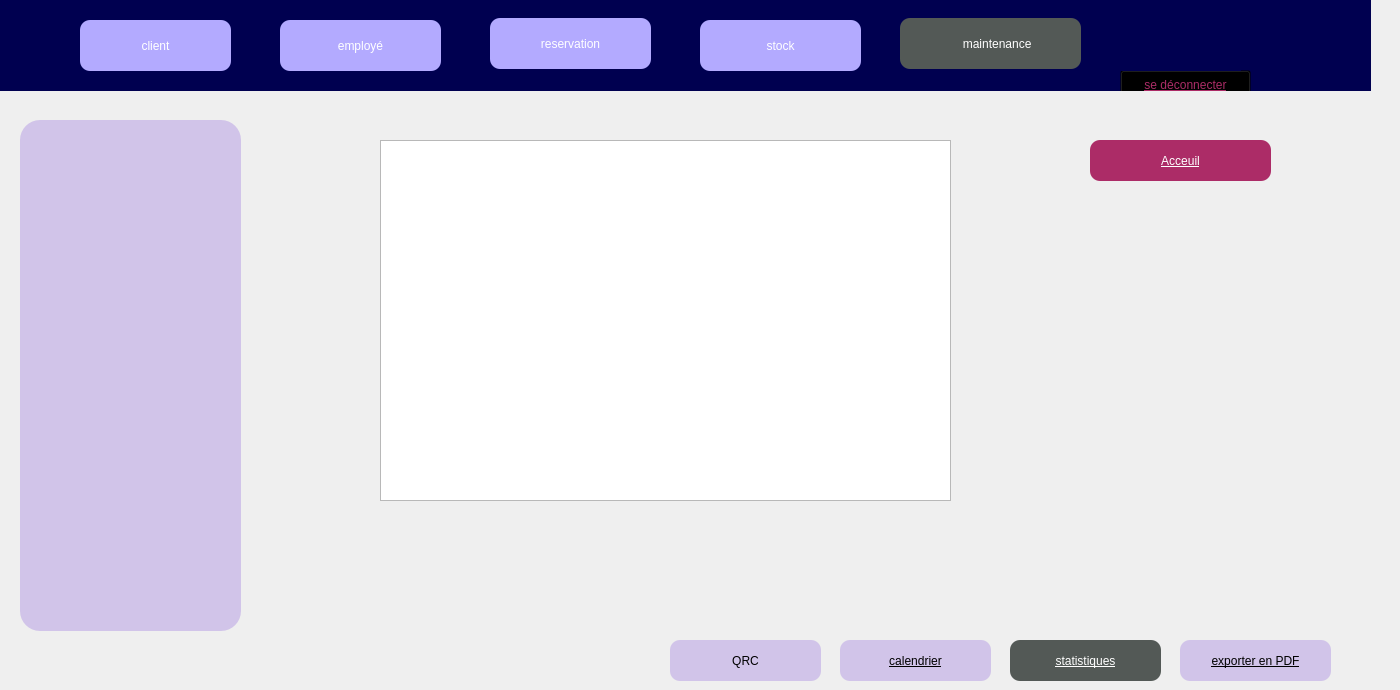
    <widget class="QWidget" name="page_statistique_maintenance">
     <widget class="QWidget" name="widget_144" native="true">
      <property name="geometry">
       <rect>
        <x>-20</x>
        <y>0</y>
        <width>1391</width>
        <height>91</height>
       </rect>
      </property>
      <property name="styleSheet">
       <string notr="true">background-color: rgb(0, 0, 80);</string>
      </property>
      <widget class="QPushButton" name="clientmaint_18">
       <property name="geometry">
        <rect>
         <x>100</x>
         <y>20</y>
         <width>151</width>
         <height>51</height>
        </rect>
       </property>
       <property name="styleSheet">
        <string notr="true"> font: 700 10pt &quot;Segoe UI&quot;;
color: rgb(255, 255, 255);
background-color: rgb(179, 170, 255);
 
 
border-radius:10px;</string>
       </property>
       <property name="text">
        <string>client</string>
       </property>
      </widget>
      <widget class="QPushButton" name="employemaint_18">
       <property name="geometry">
        <rect>
         <x>300</x>
         <y>20</y>
         <width>161</width>
         <height>51</height>
        </rect>
       </property>
       <property name="styleSheet">
        <string notr="true"> font: 700 10pt &quot;Segoe UI&quot;;
color: rgb(255, 255, 255);
background-color: rgb(179, 170, 255);
 
 
border-radius:10px;</string>
       </property>
       <property name="text">
        <string>employé</string>
       </property>
      </widget>
      <widget class="QPushButton" name="reservationmaint_18">
       <property name="geometry">
        <rect>
         <x>510</x>
         <y>18</y>
         <width>161</width>
         <height>51</height>
        </rect>
       </property>
       <property name="styleSheet">
        <string notr="true">font: 700 10pt &quot;Segoe UI&quot;;
color: rgb(255, 255, 255);
background-color: rgb(179, 170, 255);
 
 
border-radius:10px;</string>
       </property>
       <property name="text">
        <string>reservation</string>
       </property>
      </widget>
      <widget class="QPushButton" name="stockmaint_18">
       <property name="geometry">
        <rect>
         <x>720</x>
         <y>20</y>
         <width>161</width>
         <height>51</height>
        </rect>
       </property>
       <property name="styleSheet">
        <string notr="true"> font: 700 10pt &quot;Segoe UI&quot;;
color: rgb(255, 255, 255);
background-color: rgb(179, 170, 255);
 
 
border-radius:10px;</string>
       </property>
       <property name="text">
        <string>stock</string>
       </property>
      </widget>
      <widget class="QPushButton" name="maintenance_18">
       <property name="geometry">
        <rect>
         <x>920</x>
         <y>18</y>
         <width>181</width>
         <height>51</height>
        </rect>
       </property>
       <property name="styleSheet">
        <string notr="true"> color: rgb(255, 255, 255);
font: 700 10pt &quot;Segoe UI&quot;;
background-color: rgb(83, 89, 86);
 
 
border-radius:10px;</string>
       </property>
       <property name="text">
        <string>    maintenance</string>
       </property>
      </widget>
      <widget class="QPushButton" name="sedeconnecter10_2">
       <property name="geometry">
        <rect>
         <x>1140</x>
         <y>70</y>
         <width>131</width>
         <height>29</height>
        </rect>
       </property>
       <property name="styleSheet">
        <string notr="true">color: rgb(172, 44, 103);
text-decoration: underline;
font: 700 9pt &quot;Segoe UI&quot;;
background-color:transparent;</string>
       </property>
       <property name="text">
        <string>se déconnecter</string>
       </property>
      </widget>
      <widget class="QLabel" name="label_logo">
       <property name="geometry">
        <rect>
         <x>1140</x>
         <y>10</y>
         <width>121</width>
         <height>61</height>
        </rect>
       </property>
       <property name="text">
        <string/>
       </property>
       <property name="scaledContents">
        <bool>true</bool>
       </property>
      </widget>
      <widget class="QLabel" name="label_main2">
       <property name="geometry">
        <rect>
         <x>930</x>
         <y>30</y>
         <width>31</width>
         <height>31</height>
        </rect>
       </property>
       <property name="styleSheet">
        <string notr="true">background-color:transparent;</string>
       </property>
       <property name="text">
        <string/>
       </property>
      </widget>
     </widget>
     <widget class="QLabel" name="label_620">
      <property name="geometry">
       <rect>
        <x>20</x>
        <y>120</y>
        <width>221</width>
        <height>511</height>
       </rect>
      </property>
      <property name="styleSheet">
       <string notr="true">background-color: rgb(209, 196, 233);
color: transparent;
border-radius:20px;</string>
      </property>
      <property name="text">
       <string>TextLabel</string>
      </property>
     </widget>
     <widget class="QPushButton" name="pushButton_stat_maintenance">
      <property name="geometry">
       <rect>
        <x>1010</x>
        <y>640</y>
        <width>151</width>
        <height>41</height>
       </rect>
      </property>
      <property name="styleSheet">
       <string notr="true">background-color: rgb(209, 196, 233);
text-decoration: underline;
color: rgb(255, 255, 255);
font: 9pt &quot;Segoe UI&quot;;
background-color: rgb(83, 89, 86);
border-radius:10px;
font: 700 10pt &quot;Segoe UI&quot;;</string>
      </property>
      <property name="text">
       <string>statistiques</string>
      </property>
     </widget>
     <widget class="QPushButton" name="pushButton_162">
      <property name="geometry">
       <rect>
        <x>840</x>
        <y>640</y>
        <width>151</width>
        <height>41</height>
       </rect>
      </property>
      <property name="styleSheet">
       <string notr="true">background-color: rgb(209, 196, 233);
text-decoration: underline;
font: 9pt &quot;Segoe UI&quot;;
border-radius:10px;
color: rgb(0, 0, 0);
font: 700 10pt &quot;Segoe UI&quot;;</string>
      </property>
      <property name="text">
       <string>calendrier</string>
      </property>
     </widget>
     <widget class="QPushButton" name="pushButton_163">
      <property name="geometry">
       <rect>
        <x>1180</x>
        <y>640</y>
        <width>151</width>
        <height>41</height>
       </rect>
      </property>
      <property name="styleSheet">
       <string notr="true">background-color: rgb(209, 196, 233);
text-decoration: underline;
font: 9pt &quot;Segoe UI&quot;;
border-radius:10px;
color: rgb(0, 0, 0);
font: 700 10pt &quot;Segoe UI&quot;;</string>
      </property>
      <property name="text">
       <string>exporter en PDF</string>
      </property>
     </widget>
     <widget class="QPushButton" name="acceuilmaintenance_2">
      <property name="geometry">
       <rect>
        <x>1090</x>
        <y>140</y>
        <width>181</width>
        <height>41</height>
       </rect>
      </property>
      <property name="styleSheet">
       <string notr="true">color: rgb(255, 255, 255);
font: 700 11pt &quot;Segoe UI&quot;;
text-decoration: underline;
background-color: rgb(172, 44, 103);
border-radius:10px;</string>
      </property>
      <property name="text">
       <string>Acceuil</string>
      </property>
     </widget>
     <widget class="QPushButton" name="pushButton_112">
      <property name="geometry">
       <rect>
        <x>670</x>
        <y>640</y>
        <width>151</width>
        <height>41</height>
       </rect>
      </property>
      <property name="styleSheet">
       <string notr="true">background-color: rgb(209, 196, 233);
border-radius:10px;
color: rgb(0, 0, 0);
font: 700 10pt &quot;Segoe UI&quot;;</string>
      </property>
      <property name="text">
       <string>QRC</string>
      </property>
     </widget>
     <widget class="QWidget" name="graphicsView_41" native="true">
      <property name="geometry">
       <rect>
        <x>1330</x>
        <y>140</y>
        <width>20</width>
        <height>221</height>
       </rect>
      </property>
     </widget>
     <widget class="QLabel" name="label_stat">
      <property name="geometry">
       <rect>
        <x>30</x>
        <y>260</y>
        <width>201</width>
        <height>191</height>
       </rect>
      </property>
      <property name="styleSheet">
       <string notr="true">background-color:transparent;</string>
      </property>
      <property name="text">
       <string/>
      </property>
      <property name="scaledContents">
       <bool>true</bool>
      </property>
     </widget>
     <widget class="QLabel" name="label_pdf">
      <property name="geometry">
       <rect>
        <x>1200</x>
        <y>550</y>
        <width>121</width>
        <height>81</height>
       </rect>
      </property>
      <property name="text">
       <string/>
      </property>
     </widget>
     <widget class="QLabel" name="label_stat_2">
      <property name="geometry">
       <rect>
        <x>1020</x>
        <y>550</y>
        <width>141</width>
        <height>81</height>
       </rect>
      </property>
      <property name="text">
       <string/>
      </property>
     </widget>
     <widget class="QLabel" name="label_calendrier">
      <property name="geometry">
       <rect>
        <x>850</x>
        <y>560</y>
        <width>131</width>
        <height>81</height>
       </rect>
      </property>
      <property name="text">
       <string/>
      </property>
     </widget>
     <widget class="QLabel" name="label_qrc">
      <property name="geometry">
       <rect>
        <x>680</x>
        <y>550</y>
        <width>131</width>
        <height>81</height>
       </rect>
      </property>
      <property name="text">
       <string/>
      </property>
      <property name="scaledContents">
       <bool>true</bool>
      </property>
     </widget>
     <widget class="QGraphicsView" name="graphic">
      <property name="geometry">
       <rect>
        <x>380</x>
        <y>140</y>
        <width>571</width>
        <height>361</height>
       </rect>
      </property>
     </widget>
    </widget>
